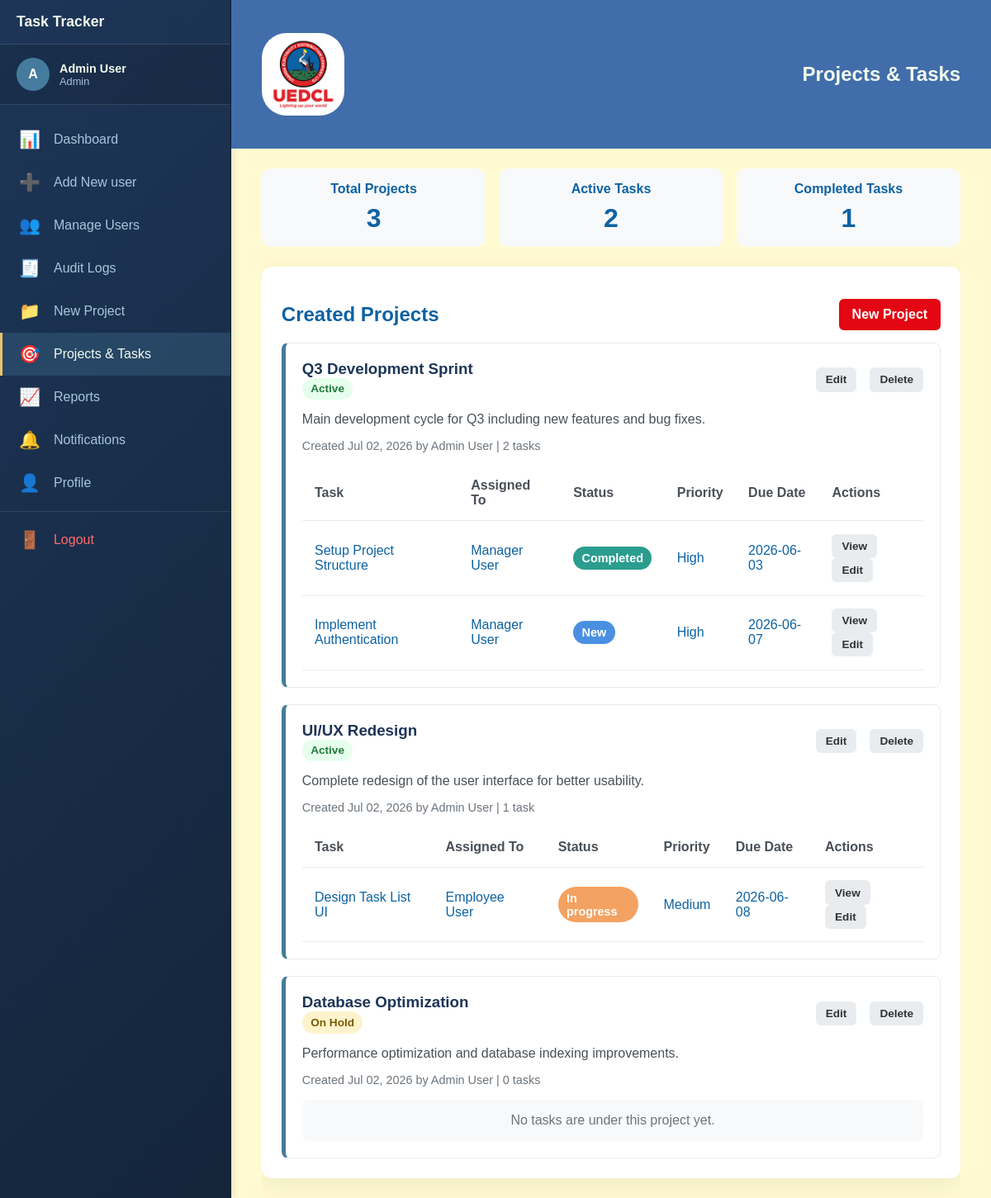
/project_task_management.php (signed in), run on the app's committed database.
### tables this page shows
CREATE TABLE `projects` (
  `id` INT UNSIGNED AUTO_INCREMENT PRIMARY KEY,
  `name` VARCHAR(255) NOT NULL,
  `description` TEXT,
  `status` ENUM('active', 'on_hold', 'completed') NOT NULL DEFAULT 'active',
  `created_by` INT UNSIGNED NOT NULL,
  `created_at` TIMESTAMP DEFAULT CURRENT_TIMESTAMP,
  `updated_at` TIMESTAMP DEFAULT CURRENT_TIMESTAMP ON UPDATE CURRENT_TIMESTAMP,
  INDEX (`created_by`),
  CONSTRAINT `projects_created_by_fk` FOREIGN KEY (`created_by`) REFERENCES `users` (`id`) ON DELETE CASCADE
);

CREATE TABLE `users` (
  `id` INT UNSIGNED AUTO_INCREMENT PRIMARY KEY,
  `name` VARCHAR(100) NOT NULL,
  `email` VARCHAR(150) NOT NULL UNIQUE,
  `password` VARCHAR(255) NOT NULL,
  `role` ENUM('admin', 'manager', 'employee') NOT NULL DEFAULT 'employee',
  `profile_picture` VARCHAR(255) DEFAULT NULL,
  `created_at` TIMESTAMP DEFAULT CURRENT_TIMESTAMP,
  `updated_at` TIMESTAMP DEFAULT CURRENT_TIMESTAMP ON UPDATE CURRENT_TIMESTAMP
);

CREATE TABLE `tasks` (
  `id` INT UNSIGNED AUTO_INCREMENT PRIMARY KEY,
  `title` VARCHAR(255) NOT NULL,
  `description` TEXT,
  `created_by` INT UNSIGNED NOT NULL,
  `project_id` INT UNSIGNED DEFAULT NULL,
  `assigned_to` INT UNSIGNED DEFAULT NULL,
  `status` ENUM('new', 'in_progress', 'blocked', 'completed') NOT NULL DEFAULT 'new',
  `priority` ENUM('low', 'medium', 'high') NOT NULL DEFAULT 'medium',
  `start_date` DATE DEFAULT NULL,
  `due_date` DATE DEFAULT NULL,
  `estimated_hours` DECIMAL(5,2) DEFAULT NULL,
  `actual_hours` DECIMAL(6,2) NOT NULL DEFAULT '0.00',
  `created_at` TIMESTAMP DEFAULT CURRENT_TIMESTAMP,
  `updated_at` TIMESTAMP DEFAULT CURRENT_TIMESTAMP ON UPDATE CURRENT_TIMESTAMP,
  INDEX (`assigned_to`),
  INDEX (`created_by`),
  INDEX (`project_id`),
  INDEX (`due_date`),
  CONSTRAINT `tasks_created_by_fk` FOREIGN KEY (`created_by`) REFERENCES `users` (`id`) ON DELETE CASCADE,
  CONSTRAINT `tasks_assigned_to_fk` FOREIGN KEY (`assigned_to`) REFERENCES `users` (`id`) ON DELETE SET NULL,
  CONSTRAINT `tasks_project_id_fk` FOREIGN KEY (`project_id`) REFERENCES `projects` (`id`) ON DELETE SET NULL
);

### app/init.php (called while the page is built, shortened)
<?php
function db(): PDO
{
    static $pdo;
    if ($pdo) {
        return $pdo;
    }
    $dsn = 'mysql:host=127.0.0.1;dbname=employee_task_tracker;charset=utf8mb4';
    $user = 'root';
    $password = '';
    $pdo = new PDO($dsn, $user, $password, [
        PDO::ATTR_ERRMODE => PDO::ERRMODE_EXCEPTION,
        PDO::ATTR_DEFAULT_FETCH_MODE => PDO::FETCH_ASSOC,
    ]);
    return $pdo;
}
function getAllProjects(): array
{
    return db()->query(
        'SELECT p.*, u.name AS created_by_name
         FROM projects p
         LEFT JOIN users u ON p.created_by = u.id
         ORDER BY p.created_at DESC'
    )->fetchAll();
}
function getTasksForUser(array $user, ?string $search = null): array
{
    $search = trim($search ?? '');
    $hasSearch = $search !== '';
    $params = [];
    if ($user['role'] === 'employee') {
        $query = 'SELECT t.*, u.name AS assigned_to_name, p.name AS project_name FROM tasks t
             LEFT JOIN users u ON t.assigned_to = u.id
             LEFT JOIN projects p ON t.project_id = p.id
             WHERE t.assigned_to = :user_id';
        $params['user_id'] = $user['id'];
    } else {
        $query = 'SELECT t.*, u.name AS assigned_to_name, p.name AS project_name FROM tasks t
             LEFT JOIN users u ON t.assigned_to = u.id
             LEFT JOIN projects p ON t.project_id = p.id
             WHERE 1=1';
    }
    $query .= ' ORDER BY t.created_at DESC, t.due_date IS NULL, t.due_date ASC';
    $stmt = db()->prepare($query);
    $stmt->execute($params);
    return $stmt->fetchAll();
}

### project_task_management.php (the view, shortened to what this page needs)
<?php
require_once __DIR__ . '/app/init.php';
$user = $_SESSION['user'];
$projects = getAllProjects();
$tasks = getTasksForUser($user);
$canManageProjects = $user['role'] !== 'employee';
$tasksByProject = [];
$unassignedTasks = [];
foreach ($tasks as $task) {
    if (!empty($task['project_id'])) {
        $tasksByProject[(int) $task['project_id']][] = $task;
    } else {
        $unassignedTasks[] = $task;
    }
}
$activeTasks = count(array_filter($tasks, fn($task) => $task['status'] !== 'completed'));
$completedTasks = count(array_filter($tasks, fn($task) => $task['status'] === 'completed'));
?>
<!DOCTYPE html>
<html lang="en">
<head>
    <link rel="stylesheet" href="assets/styles.css">
</head>
<body>
    <?php require_once __DIR__ . '/includes/sidebar.php'; ?>
    <header class="site-header">
        <div class="container">
            <img src="images/logo.png" alt="logo" class="login-logo">
            <h1>Projects & Tasks</h1>
        </div>
    </header>
    <main class="container">
        <section class="summary-panel">
            <div class="summary-card">
                <h2>Total Projects</h2>
                <p><?= count($projects) ?></p>
            </div>
            <div class="summary-card">
                <h2>Active Tasks</h2>
                <p><?= $activeTasks ?></p>
            </div>
            <div class="summary-card">
                <h2>Completed Tasks</h2>
                <p><?= $completedTasks ?></p>
            </div>
        </section>
        <section class="panel">
            <div class="project-toolbar">
                <h2>Created Projects</h2>
                <?php if ($canManageProjects): ?>
                    <a href="project_create.php" class="button primary">New Project</a>
                <?php endif; ?>
            </div>
            <?php if (empty($projects)): ?>
                <div class="empty-state">No projects have been created yet.</div>
            <?php else: ?>
                <div class="project-stack">
                    <?php foreach ($projects as $project): ?>
                        <?php $projectTasks = $tasksByProject[(int) $project['id']] ?? []; ?>
                        <article class="project-card">
                            <div class="project-card-header">
                                <div>
                                    <h3><?= htmlspecialchars($project['name']) ?></h3>
                                    <span class="project-status <?= htmlspecialchars($project['status']) ?>">
                                        <?= ucwords(str_replace('_', ' ', $project['status'])) ?>
                                    </span>
                                </div>
                                <?php if ($canManageProjects): ?>
                                    <div class="project-actions">
                                        <a href="project_edit.php?id=<?= $project['id'] ?>" class="button small">Edit</a>
                                        <a href="project_delete.php?id=<?= $project['id'] ?>" class="button small danger" onclick="return confirm('Delete this project? Tasks under it will stay but become unassigned.');">Delete</a>
                                    </div>
                                <?php endif; ?>
                            </div>
                            <p class="project-description"><?= nl2br(htmlspecialchars($project['description'] ?: 'No description')) ?></p>
                            <div class="project-meta">
                                Created <?= date('M d, Y', strtotime($project['created_at'])) ?>
                                <?php if (!empty($project['created_by_name'])): ?>
                                    by <?= htmlspecialchars($project['created_by_name']) ?>
                                <?php endif; ?>
                                | <?= count($projectTasks) ?> task<?= count($projectTasks) === 1 ? '' : 's' ?>
                            </div>
                            <div class="project-task-table table-responsive">
                                <?php if (empty($projectTasks)): ?>
                                    <div class="empty-state">No tasks are under this project yet.</div>
                                <?php else: ?>
                                    <table>
                                        <thead>
                                            <tr>
                                                <th>Task</th>
                                                <th>Assigned To</th>
                                                <th>Status</th>
                                                <th>Priority</th>
                                                <th>Due Date</th>
                                                <th>Actions</th>
                                            </tr>
                                        </thead>
                                        <tbody>
                                            <?php foreach ($projectTasks as $task): ?>
                                                <tr>
                                                    <td><?= htmlspecialchars($task['title']) ?></td>
                                                    <td><?= htmlspecialchars($task['assigned_to_name'] ?: 'Unassigned') ?></td>
                                                    <td><span class="status <?= htmlspecialchars($task['status']) ?>"><?= ucfirst(str_replace('_', ' ', $task['status'])) ?></span></td>
                                                    <td><?= ucfirst($task['priority']) ?></td>
                                                    <td><?= $task['due_date'] ?: '-' ?></td>
                                                    <td>
                                                        <a class="button small" href="task_view.php?id=<?= $task['id'] ?>">View</a>
                                                        <?php if ($canManageProjects): ?>
                                                            <a class="button small secondary" href="task_edit.php?id=<?= $task['id'] ?>">Edit</a>
                                                        <?php endif; ?>
                                                    </td>
                                                </tr>
                                            <?php endforeach; ?>
                                        </tbody>
                                    </table>
                                <?php endif; ?>
                            </div>
                        </article>
                    <?php endforeach; ?>
                </div>
            <?php endif; ?>
        </section>
    </main>
</body>
</html>

### assets/styles.css (style rules this page uses)
* { box-sizing: border-box; }
body { margin: 0; font-family: Arial, sans-serif; background: #fffad1; color: #0d62a3; }
.container { width: min(1100px, 92%); margin: 0 auto; padding: 1.5rem 0; }
.login-logo { border-radius: 30%; width: 100px; height: auto; }
.site-header { background: #416daa; color: #f1faee; padding: 1rem 0; }
.site-header .container { display: flex; align-items: center; justify-content: space-between; }
.site-header h1 { margin: 0; font-size: 1.5rem; }
.button, .link-button { display: inline-block; padding: 0.65rem 1rem; border-radius: 6px; text-decoration: none; border: none; cursor: pointer; font-weight: 600; }
.button.primary { background: #e30613; color: white; }
.button.secondary, .link-button { background: #e9ecef; color: #333; }
.button.danger { background: #e63946; color: white; }
.button.small { font-size: 0.85rem; padding: 0.45rem 0.75rem; }
.button.small { background: #e9ecef; color: #333; }
.panel { background: white; border-radius: 12px; padding: 1.5rem; margin-top: 1.5rem; box-shadow: 0 8px 30px rgba(35, 47, 60, 0.08); }
.summary-panel { display: grid; grid-template-columns: repeat(auto-fit, minmax(180px, 1fr)); gap: 1rem; }
.summary-card { padding: 1rem; background: #f8f9fa; border-radius: 12px; text-align: center; }
.summary-card h2 { margin: 0 0 0.5rem; font-size: 1rem; }
.summary-card p { margin: 0; font-size: 2rem; font-weight: 700; }
.table-responsive { overflow-x: auto; }
table { width: 100%; border-collapse: collapse; }
th, td { text-align: left; padding: 0.95rem; border-bottom: 1px solid #e9ecef; }
th { color: #495057; font-weight: 700; }
.status { display: inline-flex; padding: 0.35rem 0.65rem; border-radius: 999px; color: white; font-size: 0.9rem; font-weight: 600; }
.status.new { background: #4a90e2; }
.status.in_progress { background: #f4a261; }
.status.completed { background: #2a9d8f; }
body { display: grid; grid-template-columns: auto 1fr; grid-template-rows: auto 1fr; min-height: 100vh; }
.site-header { grid-column: 2; grid-row: 1; }
main { grid-column: 2; grid-row: 2; overflow-y: auto; }

### project_task_management.php (style rules this page uses)
.project-toolbar, .project-card-header, .project-actions, .task-table-heading { display: flex; align-items: center; gap: 1rem; flex-wrap: wrap; }
.project-toolbar, .project-card-header, .task-table-heading { justify-content: space-between; }
.project-stack { display: grid; gap: 1.25rem; }
.project-card { border: 1px solid #e9ecef; border-left: 5px solid #457b9d; border-radius: 8px; padding: 1.25rem; background: #fff; }
.project-card h3, .task-table-heading h3 { margin: 0; color: #1d3557; }
.project-description { margin: 0.75rem 0; color: #495057; line-height: 1.5; }
.project-meta { color: #6c757d; font-size: 0.9rem; }
.project-status { display: inline-flex; padding: 0.35rem 0.65rem; border-radius: 999px; font-size: 0.85rem; font-weight: 700; }
.project-status.active { background: #e6ffed; color: #1f7a3a; }
.project-status.on_hold { background: #fff3cd; color: #7a5b00; }
.project-task-table { margin-top: 1rem; }
.empty-state { padding: 1rem; color: #6c757d; background: #f8f9fa; border-radius: 8px; text-align: center; }

### data on the page
projects: name "Q3 Development Sprint", status "Active", description "Main development cycle for Q3 including new features and bug fixes.", created_at "Jul 02, 2026", created_by.name "Admin User", id "2"
tasks: title "Setup Project Structure", assigned_to.name "Manager User", status "Completed", priority "High", due_date "2026-06-03"
tasks: title "Implement Authentication", assigned_to.name "Manager User", status "New", priority "High", due_date "2026-06-07"
projects: name "UI/UX Redesign", status "Active", description "Complete redesign of the user interface for better usability.", created_at "Jul 02, 2026", created_by.name "Admin User", id "1"
tasks: title "Design Task List UI", assigned_to.name "Employee User", status "In progress", priority "Medium", due_date "2026-06-08"
projects: name "Database Optimization", status "On Hold", description "Performance optimization and database indexing improvements.", created_at "Jul 02, 2026", created_by.name "Admin User", id "0", shows "No tasks are under this project yet."

### other printed values
substr($_SESSION['user']['name'], 0, 1) "A"
substr($_SESSION['user']['name'], 0, 15) "Admin User"
$_SESSION['user']['role'] "Admin"
count($projects) "3"
$activeTasks "2"
$completedTasks "1"
